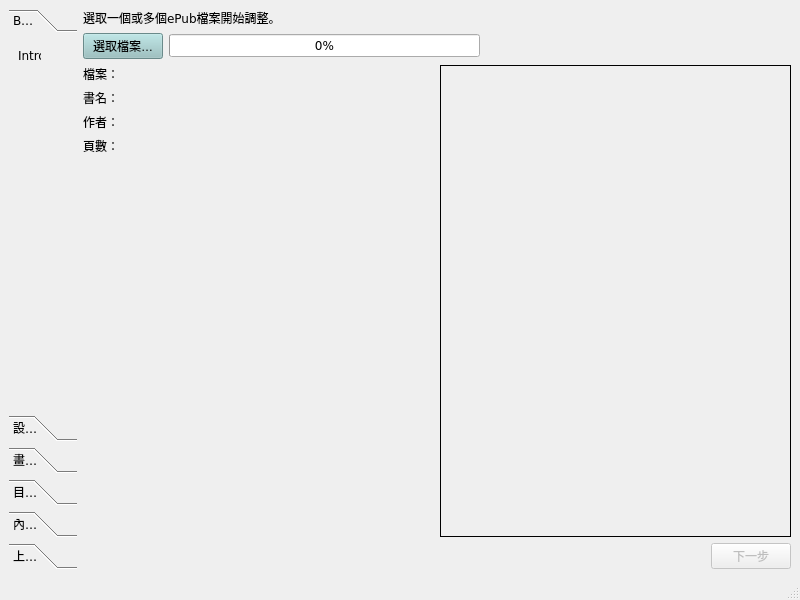
<?xml version="1.0" encoding="UTF-8"?>
<ui version="4.0">
 <class>MainWindow</class>
 <widget class="QMainWindow" name="MainWindow">
  <property name="windowModality">
   <enum>Qt::ApplicationModal</enum>
  </property>
  <property name="geometry">
   <rect>
    <x>0</x>
    <y>0</y>
    <width>800</width>
    <height>600</height>
   </rect>
  </property>
  <property name="font">
   <font>
    <family>Verdana</family>
   </font>
  </property>
  <property name="contextMenuPolicy">
   <enum>Qt::NoContextMenu</enum>
  </property>
  <property name="windowTitle">
   <string>Volmoe4KOBO</string>
  </property>
  <property name="documentMode">
   <bool>false</bool>
  </property>
  <widget class="QWidget" name="centralwidget">
   <layout class="QHBoxLayout" name="horizontalLayout">
    <item>
     <widget class="QToolBox" name="toolBox">
      <property name="sizePolicy">
       <sizepolicy hsizetype="Maximum" vsizetype="Preferred">
        <horstretch>0</horstretch>
        <verstretch>0</verstretch>
       </sizepolicy>
      </property>
      <property name="autoFillBackground">
       <bool>false</bool>
      </property>
      <property name="frameShape">
       <enum>QFrame::NoFrame</enum>
      </property>
      <property name="frameShadow">
       <enum>QFrame::Plain</enum>
      </property>
      <property name="currentIndex">
       <number>0</number>
      </property>
      <widget class="QWidget" name="tabBegin">
       <property name="geometry">
        <rect>
         <x>0</x>
         <y>0</y>
         <width>69</width>
         <height>375</height>
        </rect>
       </property>
       <attribute name="label">
        <string>Begin</string>
       </attribute>
       <widget class="QLabel" name="label_2">
        <property name="geometry">
         <rect>
          <x>9</x>
          <y>9</y>
          <width>23</width>
          <height>16</height>
         </rect>
        </property>
        <property name="text">
         <string>Intro</string>
        </property>
       </widget>
      </widget>
      <widget class="QWidget" name="tabFirstPage">
       <property name="geometry">
        <rect>
         <x>0</x>
         <y>0</y>
         <width>69</width>
         <height>375</height>
        </rect>
       </property>
       <attribute name="label">
        <string>設定首頁</string>
       </attribute>
      </widget>
      <widget class="QWidget" name="tabImageEnhance">
       <property name="geometry">
        <rect>
         <x>0</x>
         <y>0</y>
         <width>69</width>
         <height>375</height>
        </rect>
       </property>
       <attribute name="label">
        <string>畫面優化</string>
       </attribute>
      </widget>
      <widget class="QWidget" name="tabTOC">
       <property name="geometry">
        <rect>
         <x>0</x>
         <y>0</y>
         <width>69</width>
         <height>375</height>
        </rect>
       </property>
       <attribute name="label">
        <string>目錄編輯</string>
       </attribute>
      </widget>
      <widget class="QWidget" name="tabProcess">
       <property name="geometry">
        <rect>
         <x>0</x>
         <y>0</y>
         <width>69</width>
         <height>375</height>
        </rect>
       </property>
       <attribute name="label">
        <string>內容處理</string>
       </attribute>
      </widget>
      <widget class="QWidget" name="tabUpload">
       <property name="geometry">
        <rect>
         <x>0</x>
         <y>0</y>
         <width>69</width>
         <height>375</height>
        </rect>
       </property>
       <attribute name="label">
        <string>上傳檔案</string>
       </attribute>
      </widget>
     </widget>
    </item>
    <item>
     <widget class="QStackedWidget" name="stackedWidget">
      <property name="sizePolicy">
       <sizepolicy hsizetype="Minimum" vsizetype="Preferred">
        <horstretch>0</horstretch>
        <verstretch>0</verstretch>
       </sizepolicy>
      </property>
      <property name="minimumSize">
       <size>
        <width>707</width>
        <height>543</height>
       </size>
      </property>
      <property name="frameShape">
       <enum>QFrame::NoFrame</enum>
      </property>
      <widget class="QWidget" name="pageBegin">
       <layout class="QVBoxLayout" name="verticalLayout_4" stretch="0,0,1,0">
        <property name="leftMargin">
         <number>0</number>
        </property>
        <property name="topMargin">
         <number>0</number>
        </property>
        <property name="rightMargin">
         <number>0</number>
        </property>
        <property name="bottomMargin">
         <number>0</number>
        </property>
        <item>
         <widget class="QLabel" name="label">
          <property name="text">
           <string>選取一個或多個ePub檔案開始調整。</string>
          </property>
         </widget>
        </item>
        <item>
         <layout class="QGridLayout" name="gridLayout">
          <item row="0" column="1">
           <widget class="QProgressBar" name="progressBarLoad">
            <property name="autoFillBackground">
             <bool>false</bool>
            </property>
            <property name="value">
             <number>0</number>
            </property>
            <property name="textVisible">
             <bool>true</bool>
            </property>
            <property name="invertedAppearance">
             <bool>false</bool>
            </property>
           </widget>
          </item>
          <item row="0" column="0">
         <widget class="QPushButton" name="buttonSelectFile">
          <property name="sizePolicy">
           <sizepolicy hsizetype="Fixed" vsizetype="Fixed">
            <horstretch>0</horstretch>
            <verstretch>0</verstretch>
           </sizepolicy>
          </property>
            <property name="styleSheet">
             <string notr="true">background-color: rgb(149, 193, 193);</string>
            </property>
          <property name="text">
           <string>選取檔案…</string>
          </property>
            <property name="default">
             <bool>false</bool>
            </property>
            <property name="flat">
             <bool>false</bool>
            </property>
         </widget>
        </item>
          <item row="0" column="2">
           <spacer name="horizontalSpacer_3">
            <property name="orientation">
             <enum>Qt::Horizontal</enum>
            </property>
            <property name="sizeHint" stdset="0">
             <size>
              <width>40</width>
              <height>20</height>
             </size>
            </property>
           </spacer>
          </item>
         </layout>
        </item>
        <item>
         <layout class="QGridLayout" name="gridLayout_1">
          <item row="0" column="2">
           <widget class="ImageWidget" name="imageCover">
            <property name="frameShape">
             <enum>QFrame::Panel</enum>
            </property>
            <property name="frameShadow">
             <enum>QFrame::Plain</enum>
            </property>
            <property name="lineWidth">
             <number>1</number>
            </property>
            <property name="midLineWidth">
             <number>0</number>
            </property>
            <property name="text">
             <string/>
            </property>
            <property name="alignment">
             <set>Qt::AlignCenter</set>
            </property>
           </widget>
          </item>
          <item row="0" column="0">
           <layout class="QFormLayout" name="formLayout">
            <property name="labelAlignment">
             <set>Qt::AlignRight|Qt::AlignTrailing|Qt::AlignVCenter</set>
            </property>
            <item row="0" column="0">
             <widget class="QLabel" name="label_7">
              <property name="text">
               <string>檔案：</string>
              </property>
             </widget>
            </item>
            <item row="1" column="0">
             <widget class="QLabel" name="label_8">
              <property name="text">
               <string>書名：</string>
              </property>
             </widget>
            </item>
            <item row="2" column="0">
             <widget class="QLabel" name="label_9">
              <property name="text">
               <string>作者：</string>
              </property>
             </widget>
            </item>
            <item row="0" column="1">
             <widget class="QLabel" name="labelPath">
              <property name="text">
               <string/>
              </property>
             </widget>
            </item>
            <item row="1" column="1">
             <widget class="QLabel" name="labelTitle">
              <property name="text">
               <string/>
              </property>
             </widget>
            </item>
            <item row="2" column="1">
             <widget class="QLabel" name="labelAuthor">
              <property name="text">
               <string/>
              </property>
             </widget>
            </item>
            <item row="3" column="0">
             <widget class="QLabel" name="label_10">
              <property name="text">
               <string>頁數：</string>
              </property>
             </widget>
            </item>
            <item row="3" column="1">
             <widget class="QLabel" name="labelPageCount">
              <property name="text">
               <string/>
              </property>
              <property name="alignment">
               <set>Qt::AlignLeading|Qt::AlignLeft|Qt::AlignVCenter</set>
              </property>
             </widget>
            </item>
           </layout>
          </item>
         </layout>
        </item>
        <item>
         <layout class="QHBoxLayout" name="horizontalLayout_1">
          <item>
           <spacer name="horizontalSpacer_2">
            <property name="orientation">
             <enum>Qt::Horizontal</enum>
            </property>
            <property name="sizeType">
             <enum>QSizePolicy::Expanding</enum>
            </property>
            <property name="sizeHint" stdset="0">
             <size>
              <width>40</width>
              <height>20</height>
             </size>
            </property>
           </spacer>
          </item>
          <item>
           <widget class="QPushButton" name="buttonBeginNext">
            <property name="enabled">
             <bool>false</bool>
            </property>
            <property name="sizePolicy">
             <sizepolicy hsizetype="Fixed" vsizetype="Fixed">
              <horstretch>0</horstretch>
              <verstretch>0</verstretch>
             </sizepolicy>
            </property>
            <property name="text">
             <string>下一步</string>
            </property>
           </widget>
          </item>
         </layout>
        </item>
       </layout>
      </widget>
      <widget class="QWidget" name="pageFirstPage">
       <layout class="QVBoxLayout" name="verticalLayout_6" stretch="0,0,1,0">
        <property name="leftMargin">
         <number>0</number>
        </property>
        <property name="topMargin">
         <number>0</number>
        </property>
        <property name="rightMargin">
         <number>0</number>
        </property>
        <property name="bottomMargin">
         <number>0</number>
        </property>
        <item>
         <widget class="QLabel" name="label_5">
          <property name="sizePolicy">
           <sizepolicy hsizetype="Preferred" vsizetype="Fixed">
            <horstretch>0</horstretch>
            <verstretch>0</verstretch>
           </sizepolicy>
          </property>
          <property name="text">
           <string>選取書本打開後的第一頁。如果從缺，請選擇第一張頁面並設定其頁碼。</string>
          </property>
         </widget>
        </item>
        <item>
         <layout class="QFormLayout" name="formLayout_2">
          <property name="topMargin">
           <number>5</number>
          </property>
          <item row="0" column="0">
           <widget class="QLabel" name="label_14">
            <property name="text">
             <string>頁碼：</string>
            </property>
           </widget>
          </item>
          <item row="0" column="1">
           <widget class="QSpinBox" name="spinFirstPage">
            <property name="sizePolicy">
             <sizepolicy hsizetype="Fixed" vsizetype="Fixed">
              <horstretch>0</horstretch>
              <verstretch>0</verstretch>
             </sizepolicy>
            </property>
            <property name="readOnly">
             <bool>false</bool>
            </property>
            <property name="buttonSymbols">
             <enum>QAbstractSpinBox::UpDownArrows</enum>
            </property>
            <property name="suffix">
             <string>頁</string>
            </property>
            <property name="prefix">
             <string>第</string>
            </property>
            <property name="value">
             <number>1</number>
            </property>
           </widget>
          </item>
         </layout>
        </item>
        <item>
         <layout class="QGridLayout" name="gridLayout_2" rowstretch="1,0" columnstretch="1,1">
          <item row="0" column="0">
           <widget class="ImageWidget" name="imageFirstPage">
            <property name="sizePolicy">
             <sizepolicy hsizetype="Preferred" vsizetype="Preferred">
              <horstretch>0</horstretch>
              <verstretch>0</verstretch>
             </sizepolicy>
            </property>
            <property name="minimumSize">
             <size>
              <width>311</width>
              <height>471</height>
             </size>
            </property>
            <property name="frameShape">
             <enum>QFrame::Box</enum>
            </property>
            <property name="text">
             <string/>
            </property>
            <property name="alignment">
             <set>Qt::AlignCenter</set>
            </property>
           </widget>
          </item>
          <item row="0" column="1">
           <widget class="QLabel" name="label_6">
            <property name="text">
             <string/>
            </property>
            <property name="alignment">
             <set>Qt::AlignCenter</set>
            </property>
           </widget>
          </item>
          <item row="1" column="0">
           <layout class="QHBoxLayout" name="horizontalLayout_6" stretch="0,0,1">
            <item>
             <widget class="QLabel" name="label_12">
              <property name="text">
               <string>選取頁面：</string>
              </property>
             </widget>
            </item>
            <item>
             <widget class="QLabel" name="labelFirstPage">
              <property name="text">
               <string/>
              </property>
             </widget>
            </item>
            <item>
             <widget class="QScrollBar" name="scrollFirstPage">
              <property name="orientation">
               <enum>Qt::Horizontal</enum>
              </property>
             </widget>
            </item>
           </layout>
          </item>
         </layout>
        </item>
        <item>
         <layout class="QHBoxLayout" name="horizontalLayout_3">
          <item>
           <spacer name="horizontalSpacer_2">
            <property name="orientation">
             <enum>Qt::Horizontal</enum>
            </property>
            <property name="sizeType">
             <enum>QSizePolicy::Expanding</enum>
            </property>
            <property name="sizeHint" stdset="0">
             <size>
              <width>40</width>
              <height>20</height>
             </size>
            </property>
           </spacer>
          </item>
          <item>
           <widget class="QPushButton" name="buttonFirstPageNext">
            <property name="sizePolicy">
             <sizepolicy hsizetype="Fixed" vsizetype="Fixed">
              <horstretch>0</horstretch>
              <verstretch>0</verstretch>
             </sizepolicy>
            </property>
            <property name="text">
             <string>下一步</string>
            </property>
           </widget>
          </item>
         </layout>
        </item>
       </layout>
      </widget>
      <widget class="QWidget" name="pageImageEnhance">
       <layout class="QVBoxLayout" name="verticalLayout" stretch="0,1,0">
        <property name="leftMargin">
         <number>0</number>
        </property>
        <property name="topMargin">
         <number>0</number>
        </property>
        <property name="rightMargin">
         <number>0</number>
        </property>
        <property name="bottomMargin">
         <number>0</number>
        </property>
        <item>
         <widget class="QLabel" name="label_4">
          <property name="sizePolicy">
           <sizepolicy hsizetype="Preferred" vsizetype="Fixed">
            <horstretch>0</horstretch>
            <verstretch>0</verstretch>
           </sizepolicy>
          </property>
          <property name="text">
           <string>調整畫面對比度。</string>
          </property>
         </widget>
        </item>
        <item>
         <layout class="QGridLayout" name="gridLayout_3" rowstretch="1,0" columnstretch="1,1">
          <item row="1" column="1">
           <layout class="QHBoxLayout" name="horizontalLayout_4" stretch="0,0,1">
            <item>
             <widget class="QLabel" name="label_11">
              <property name="text">
               <string>對比度：</string>
              </property>
             </widget>
            </item>
            <item>
             <widget class="QLabel" name="labelContrast">
              <property name="text">
               <string/>
              </property>
             </widget>
            </item>
            <item>
             <widget class="QSlider" name="sliderContrast">
              <property name="sizePolicy">
               <sizepolicy hsizetype="Minimum" vsizetype="Fixed">
                <horstretch>0</horstretch>
                <verstretch>0</verstretch>
               </sizepolicy>
              </property>
              <property name="maximum">
               <number>128</number>
              </property>
              <property name="singleStep">
               <number>4</number>
              </property>
              <property name="pageStep">
               <number>16</number>
              </property>
              <property name="value">
               <number>32</number>
              </property>
              <property name="sliderPosition">
               <number>32</number>
              </property>
              <property name="orientation">
               <enum>Qt::Horizontal</enum>
              </property>
              <property name="invertedAppearance">
               <bool>false</bool>
              </property>
              <property name="invertedControls">
               <bool>false</bool>
              </property>
              <property name="tickPosition">
               <enum>QSlider::TicksBelow</enum>
              </property>
              <property name="tickInterval">
               <number>8</number>
              </property>
             </widget>
            </item>
           </layout>
          </item>
          <item row="0" column="1">
           <widget class="ImageWidget" name="imageEnhanceRight">
            <property name="frameShape">
             <enum>QFrame::Panel</enum>
            </property>
            <property name="frameShadow">
             <enum>QFrame::Plain</enum>
            </property>
            <property name="lineWidth">
             <number>1</number>
            </property>
            <property name="midLineWidth">
             <number>0</number>
            </property>
            <property name="text">
             <string/>
            </property>
            <property name="alignment">
             <set>Qt::AlignCenter</set>
            </property>
           </widget>
          </item>
          <item row="0" column="0">
           <widget class="ImageWidget" name="imageEnhanceLeft">
            <property name="frameShape">
             <enum>QFrame::Panel</enum>
            </property>
            <property name="text">
             <string/>
            </property>
            <property name="alignment">
             <set>Qt::AlignCenter</set>
            </property>
           </widget>
          </item>
          <item row="1" column="0">
           <layout class="QHBoxLayout" name="horizontalLayout_8" stretch="0,0,1">
            <item>
             <widget class="QLabel" name="label_13">
              <property name="text">
               <string>選取頁面：</string>
              </property>
             </widget>
            </item>
            <item>
             <widget class="QLabel" name="labelEnhancePage">
              <property name="text">
               <string/>
              </property>
             </widget>
            </item>
            <item>
             <widget class="QScrollBar" name="scrollEnhancePage">
              <property name="orientation">
               <enum>Qt::Horizontal</enum>
              </property>
             </widget>
            </item>
           </layout>
          </item>
         </layout>
        </item>
        <item>
         <layout class="QHBoxLayout" name="horizontalLayout_2">
          <item>
           <spacer name="horizontalSpacer_2">
            <property name="orientation">
             <enum>Qt::Horizontal</enum>
            </property>
            <property name="sizeType">
             <enum>QSizePolicy::Expanding</enum>
            </property>
            <property name="sizeHint" stdset="0">
             <size>
              <width>40</width>
              <height>20</height>
             </size>
            </property>
           </spacer>
          </item>
          <item>
           <widget class="QPushButton" name="buttonEnhancePageNext">
            <property name="sizePolicy">
             <sizepolicy hsizetype="Fixed" vsizetype="Fixed">
              <horstretch>0</horstretch>
              <verstretch>0</verstretch>
             </sizepolicy>
            </property>
            <property name="text">
             <string>下一步</string>
            </property>
           </widget>
          </item>
         </layout>
        </item>
       </layout>
      </widget>
      <widget class="QWidget" name="pageTOC">
       <layout class="QVBoxLayout" name="verticalLayout_3" stretch="0,0,1,0">
        <property name="leftMargin">
         <number>0</number>
        </property>
        <property name="topMargin">
         <number>0</number>
        </property>
        <property name="rightMargin">
         <number>0</number>
        </property>
        <property name="bottomMargin">
         <number>0</number>
        </property>
        <item>
         <widget class="QLabel" name="label_1">
          <property name="sizePolicy">
           <sizepolicy hsizetype="Preferred" vsizetype="Fixed">
            <horstretch>0</horstretch>
            <verstretch>0</verstretch>
           </sizepolicy>
          </property>
          <property name="text">
           <string>選取目錄所在頁面。</string>
          </property>
         </widget>
        </item>
        <item>
         <widget class="QCheckBox" name="checkBoxHasTOC">
          <property name="text">
           <string>有目錄頁</string>
          </property>
          <property name="shortcut">
           <string>Ctrl+S</string>
          </property>
          <property name="checked">
           <bool>true</bool>
          </property>
         </widget>
        </item>
        <item>
         <layout class="QGridLayout" name="gridLayout_4">
          <item row="2" column="0">
           <layout class="QHBoxLayout" name="horizontalLayout_6" stretch="0,0,1">
            <item>
             <widget class="QLabel" name="labelTOCPage">
              <property name="text">
               <string/>
              </property>
             </widget>
            </item>
            <item>
             <widget class="QLabel" name="label_3">
              <property name="text">
               <string>頁碼：</string>
              </property>
             </widget>
            </item>
            <item>
             <widget class="QScrollBar" name="scrollTOCPage">
              <property name="orientation">
               <enum>Qt::Horizontal</enum>
              </property>
             </widget>
            </item>
           </layout>
          </item>
          <item row="0" column="0">
           <widget class="ImageWidget" name="imageTOCPage">
            <property name="sizePolicy">
             <sizepolicy hsizetype="Preferred" vsizetype="Preferred">
              <horstretch>0</horstretch>
              <verstretch>0</verstretch>
             </sizepolicy>
            </property>
            <property name="minimumSize">
             <size>
              <width>311</width>
              <height>471</height>
             </size>
            </property>
            <property name="frameShape">
             <enum>QFrame::Box</enum>
            </property>
            <property name="text">
             <string/>
            </property>
            <property name="alignment">
             <set>Qt::AlignCenter</set>
            </property>
           </widget>
          </item>
          <item row="0" column="2">
           <layout class="QHBoxLayout" name="tocHorizontalLayout">
            <item>
             <layout class="QVBoxLayout" name="tocButtonVerticalLayout">
              <property name="leftMargin">
               <number>0</number>
              </property>
              <item>
               <widget class="QPushButton" name="tocAddButton">
                <property name="maximumSize">
                 <size>
                  <width>21</width>
                  <height>21</height>
                 </size>
                </property>
              <property name="text">
                 <string>+</string>
              </property>
             </widget>
            </item>
            <item>
               <spacer name="verticalSpacer">
                <property name="orientation">
                 <enum>Qt::Vertical</enum>
                </property>
                <property name="sizeHint" stdset="0">
                 <size>
                  <width>20</width>
                  <height>40</height>
                 </size>
                </property>
               </spacer>
              </item>
             </layout>
            </item>
            <item>
             <layout class="QVBoxLayout" name="tocLineVerticalLayout">
              <property name="spacing">
               <number>6</number>
              </property>
              <property name="leftMargin">
               <number>0</number>
              </property>
              <item>
               <spacer name="verticalSpacer_2">
              <property name="orientation">
                 <enum>Qt::Vertical</enum>
                </property>
                <property name="sizeHint" stdset="0">
                 <size>
                  <width>20</width>
                  <height>40</height>
                 </size>
                </property>
               </spacer>
              </item>
             </layout>
            </item>
            <item>
             <layout class="QVBoxLayout" name="tocPageVerticalLayout">
              <property name="leftMargin">
               <number>0</number>
              </property>
              <item>
               <spacer name="verticalSpacer_3">
                <property name="orientation">
                 <enum>Qt::Vertical</enum>
                </property>
                <property name="sizeHint" stdset="0">
                 <size>
                  <width>20</width>
                  <height>40</height>
                 </size>
                </property>
               </spacer>
              </item>
           </layout>
          </item>
           </layout>
          </item>
          <item row="2" column="2">
           <spacer name="horizontalSpacer_4">
            <property name="orientation">
             <enum>Qt::Horizontal</enum>
            </property>
            <property name="sizeHint" stdset="0">
             <size>
              <width>40</width>
              <height>20</height>
             </size>
            </property>
           </spacer>
          </item>
         </layout>
        </item>
        <item>
         <layout class="QHBoxLayout" name="horizontalLayout_7">
          <item>
           <spacer name="horizontalSpacer_2">
            <property name="orientation">
             <enum>Qt::Horizontal</enum>
            </property>
            <property name="sizeType">
             <enum>QSizePolicy::Expanding</enum>
            </property>
            <property name="sizeHint" stdset="0">
             <size>
              <width>40</width>
              <height>20</height>
             </size>
            </property>
           </spacer>
          </item>
          <item>
           <widget class="QPushButton" name="buttonTOCPageNext">
            <property name="sizePolicy">
             <sizepolicy hsizetype="Fixed" vsizetype="Fixed">
              <horstretch>0</horstretch>
              <verstretch>0</verstretch>
             </sizepolicy>
            </property>
            <property name="text">
             <string>下一步</string>
            </property>
           </widget>
          </item>
         </layout>
        </item>
       </layout>
      </widget>
      <widget class="QWidget" name="pageProcess">
       <layout class="QVBoxLayout" name="verticalLayout_5" stretch="0,1,0">
        <property name="leftMargin">
         <number>0</number>
        </property>
        <property name="topMargin">
         <number>0</number>
        </property>
        <property name="rightMargin">
         <number>0</number>
        </property>
        <property name="bottomMargin">
         <number>0</number>
        </property>
        <item>
         <widget class="QLabel" name="label_3">
          <property name="text">
           <string>檔案分析中，請稍候。</string>
          </property>
         </widget>
        </item>
        <item>
         <widget class="QProgressBar" name="progressBarSave">
          <property name="value">
           <number>24</number>
          </property>
         </widget>
        </item>
        <item>
         <layout class="QHBoxLayout" name="horizontalLayout_5">
          <item>
           <spacer name="horizontalSpacer">
            <property name="orientation">
             <enum>Qt::Horizontal</enum>
            </property>
            <property name="sizeHint" stdset="0">
             <size>
              <width>40</width>
              <height>20</height>
             </size>
            </property>
           </spacer>
          </item>
          <item>
           <widget class="QPushButton" name="buttonProcessNext">
            <property name="enabled">
             <bool>false</bool>
            </property>
            <property name="text">
             <string>下一步</string>
            </property>
           </widget>
          </item>
         </layout>
        </item>
       </layout>
      </widget>
      <widget class="QWidget" name="pageSave">
       <layout class="QVBoxLayout" name="verticalLayout_14" stretch="0,0">
        <property name="leftMargin">
         <number>0</number>
        </property>
        <property name="topMargin">
         <number>0</number>
        </property>
        <property name="rightMargin">
         <number>0</number>
        </property>
        <property name="bottomMargin">
         <number>0</number>
        </property>
        <item>
         <widget class="QLabel" name="label_15">
          <property name="text">
           <string>請選擇儲存檔案的方式。</string>
          </property>
         </widget>
        </item>
        <item>
         <layout class="QGridLayout" name="gridLayout_5">
          <item row="0" column="0">
           <widget class="QPushButton" name="buttonSaveFile">
            <property name="text">
             <string>儲存檔案</string>
            </property>
           </widget>
          </item>
         </layout>
        </item>
       </layout>
      </widget>
     </widget>
    </item>
   </layout>
  </widget>
  <widget class="QMenuBar" name="menubar">
   <property name="enabled">
    <bool>false</bool>
   </property>
   <property name="geometry">
    <rect>
     <x>0</x>
     <y>0</y>
     <width>800</width>
     <height>20</height>
    </rect>
   </property>
   <property name="nativeMenuBar">
    <bool>false</bool>
   </property>
  </widget>
  <widget class="QStatusBar" name="statusbar">
   <property name="enabled">
    <bool>false</bool>
   </property>
   <property name="sizeGripEnabled">
    <bool>true</bool>
   </property>
  </widget>
 </widget>
 <customwidgets>
  <customwidget>
   <class>ImageWidget</class>
   <extends>QLabel</extends>
   <header location="global">Widgets.label</header>
  </customwidget>
 </customwidgets>
 <resources/>
 <connections>
  <connection>
   <sender>toolBox</sender>
   <signal>currentChanged(int)</signal>
   <receiver>stackedWidget</receiver>
   <slot>setCurrentIndex(int)</slot>
   <hints>
    <hint type="sourcelabel">
     <x>43</x>
     <y>300</y>
    </hint>
    <hint type="destinationlabel">
     <x>437</x>
     <y>300</y>
    </hint>
   </hints>
  </connection>
 </connections>
</ui>
